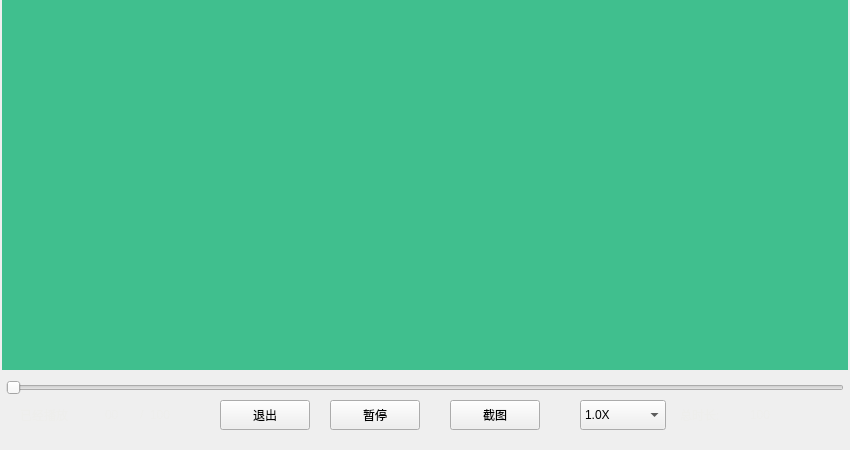
<?xml version="1.0" encoding="UTF-8"?>
<ui version="4.0">
 <class>VideoPlayerWidget</class>
 <widget class="QWidget" name="VideoPlayerWidget">
  <property name="geometry">
   <rect>
    <x>0</x>
    <y>0</y>
    <width>850</width>
    <height>450</height>
   </rect>
  </property>
  <property name="windowTitle">
   <string>Form</string>
  </property>
  <widget class="QLabel" name="showVideo">
   <property name="geometry">
    <rect>
     <x>2</x>
     <y>0</y>
     <width>846</width>
     <height>370</height>
    </rect>
   </property>
   <property name="styleSheet">
    <string notr="true">background-color: rgb(64, 191, 142);</string>
   </property>
   <property name="text">
    <string/>
   </property>
   <property name="scaledContents">
    <bool>true</bool>
   </property>
  </widget>
  <widget class="QSlider" name="horizontalSlider">
   <property name="geometry">
    <rect>
     <x>6</x>
     <y>380</y>
     <width>838</width>
     <height>16</height>
    </rect>
   </property>
   <property name="orientation">
    <enum>Qt::Horizontal</enum>
   </property>
  </widget>
  <widget class="QLabel" name="label">
   <property name="geometry">
    <rect>
     <x>20</x>
     <y>400</y>
     <width>92</width>
     <height>30</height>
    </rect>
   </property>
   <property name="styleSheet">
    <string notr="true">font: 16pt &quot;Ubuntu&quot;;
color: rgb(238, 238, 236);</string>
   </property>
   <property name="text">
    <string>已经播放</string>
   </property>
  </widget>
  <widget class="QLabel" name="label_2">
   <property name="geometry">
    <rect>
     <x>105</x>
     <y>400</y>
     <width>41</width>
     <height>30</height>
    </rect>
   </property>
   <property name="styleSheet">
    <string notr="true">font: 16pt &quot;Ubuntu&quot;;
color: rgb(238, 238, 236);</string>
   </property>
   <property name="text">
    <string>00</string>
   </property>
  </widget>
  <widget class="QLabel" name="label_3">
   <property name="geometry">
    <rect>
     <x>140</x>
     <y>400</y>
     <width>24</width>
     <height>30</height>
    </rect>
   </property>
   <property name="styleSheet">
    <string notr="true">font: 16pt &quot;Ubuntu&quot;;
color: rgb(238, 238, 236);</string>
   </property>
   <property name="text">
    <string>/</string>
   </property>
  </widget>
  <widget class="QLabel" name="label_4">
   <property name="geometry">
    <rect>
     <x>150</x>
     <y>400</y>
     <width>61</width>
     <height>30</height>
    </rect>
   </property>
   <property name="styleSheet">
    <string notr="true">font: 16pt &quot;Ubuntu&quot;;
color: rgb(238, 238, 236);</string>
   </property>
   <property name="text">
    <string>100</string>
   </property>
  </widget>
  <widget class="QPushButton" name="playBtn">
   <property name="geometry">
    <rect>
     <x>330</x>
     <y>400</y>
     <width>90</width>
     <height>30</height>
    </rect>
   </property>
   <property name="text">
    <string>暂停</string>
   </property>
  </widget>
  <widget class="QComboBox" name="rationcomboBox">
   <property name="geometry">
    <rect>
     <x>580</x>
     <y>400</y>
     <width>86</width>
     <height>30</height>
    </rect>
   </property>
   <property name="currentIndex">
    <number>1</number>
   </property>
   <item>
    <property name="text">
     <string>0.5X</string>
    </property>
   </item>
   <item>
    <property name="text">
     <string>1.0X</string>
    </property>
   </item>
   <item>
    <property name="text">
     <string>2.0X</string>
    </property>
   </item>
  </widget>
  <widget class="QLabel" name="label_5">
   <property name="geometry">
    <rect>
     <x>680</x>
     <y>400</y>
     <width>81</width>
     <height>30</height>
    </rect>
   </property>
   <property name="styleSheet">
    <string notr="true">font: 16pt &quot;Ubuntu&quot;;
color: rgb(238, 238, 236);</string>
   </property>
   <property name="text">
    <string>总时长:</string>
   </property>
  </widget>
  <widget class="QLabel" name="label_6">
   <property name="geometry">
    <rect>
     <x>750</x>
     <y>400</y>
     <width>91</width>
     <height>30</height>
    </rect>
   </property>
   <property name="styleSheet">
    <string notr="true">font: 16pt &quot;Ubuntu&quot;;
color: rgb(238, 238, 236);</string>
   </property>
   <property name="text">
    <string>100</string>
   </property>
  </widget>
  <widget class="QPushButton" name="captureBtn">
   <property name="geometry">
    <rect>
     <x>450</x>
     <y>400</y>
     <width>90</width>
     <height>30</height>
    </rect>
   </property>
   <property name="text">
    <string>截图</string>
   </property>
  </widget>
  <widget class="QPushButton" name="exitBtn">
   <property name="geometry">
    <rect>
     <x>220</x>
     <y>400</y>
     <width>90</width>
     <height>30</height>
    </rect>
   </property>
   <property name="text">
    <string>退出</string>
   </property>
  </widget>
 </widget>
 <resources/>
 <connections/>
</ui>
